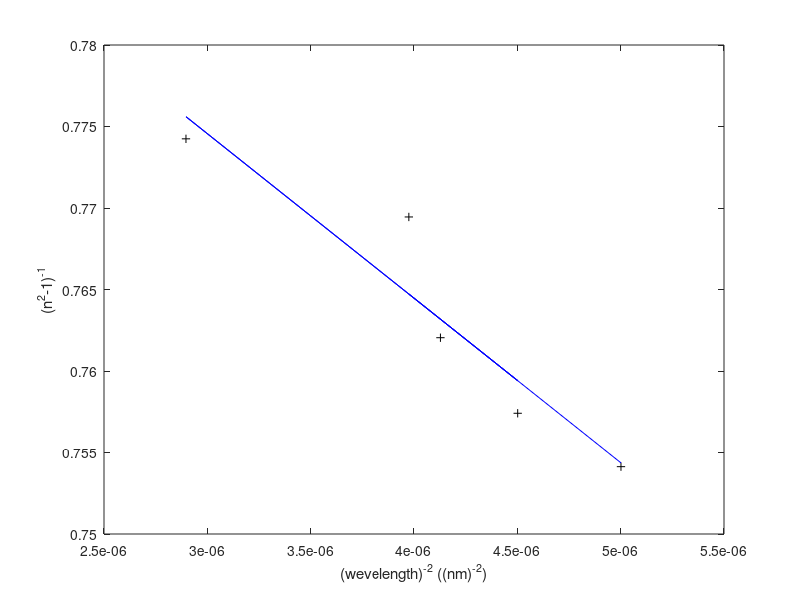

The MATLAB script that drew this image:
phi=[38,39,39,38,39]*60+[39,15,1,25,25];
phi=phi.*pi./(60*180);
dphi=2^(-3/2);
dphi=dphi.*pi./(60*180);
alph=60*60+2;
alph=alph.*pi./(60*180);
dalph=.5;
dalph=dalph.*pi./(60*180);

n=sin((phi+alph)./2)./sin(alph/2)

dn=(dphi.*(cos((phi+alph)./2))  ./ (2.*sin(alph./2))).^2+(dalph.*(cos((phi+alph)./2).*sin(alph./2)-sin((phi+alph)./2).*cos(alph./2))  ./ (2*(sin(alph./2))^2)).^2;
dn=sqrt(dn)

lamda=[501.567,471.314,492.193,587.562,447.148]

plot(lamda.^-2,(n.^2-1).^-1,'+k')
hold on;
coeff=polyfit(lamda.^-2,(n.^2-1).^-1,1)

plot(lamda.^-2,lamda.^-2.*coeff(1)+coeff(2),'-b')

xlabel("(wevelength)^{-2} ((nm)^{-2})");
ylabel("(n^2-1)^{-1}");
hold off;